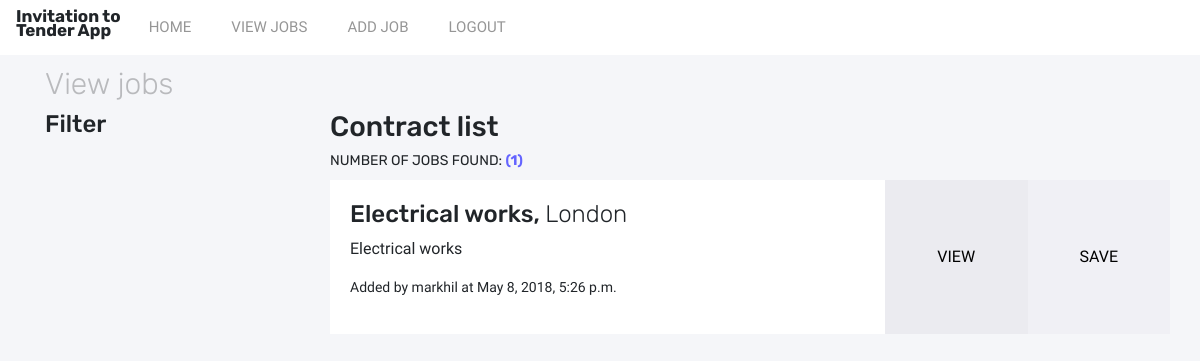
The page /prototype/view_jobs/ (signed in) on the database its author committed.
### prototype/models.py (models this page shows, shortened)
class Job(models.Model):
    name = models.CharField(max_length=200, help_text="Enter a job name")
    description = models.TextField(max_length=750, help_text="Enter job description", null=True, blank=True)
    value = models.IntegerField(null=True, blank=True, help_text="Enter job value")
    company = models.ForeignKey('Company', on_delete=models.SET_NULL, null=True)
    added = models.DateTimeField(auto_now_add=True)
    region = models.ForeignKey('Region', on_delete=models.SET_NULL, null=True)
    added_by = models.ForeignKey(settings.AUTH_USER_MODEL, on_delete=models.CASCADE, null=True)
    def get_absolute_url(self):
        return reverse('job_detail', args=[str(self.id)])

class Region(models.Model):
    name = models.CharField(max_length=100, help_text="Enter region")
    def __str__(self):
        return self.name

class CustomUser(AbstractUser):
    name = models.CharField(blank=True, max_length=255)
    first_name = models.CharField(max_length=100, blank=True)
    second_name = models.CharField(max_length=100, blank=True)
    company = models.ForeignKey('Company', on_delete=models.SET_NULL, null=True)
    def __str__(self):
        return self.username

### prototype/views.py (the view)
# urls.py: path('view_jobs/', views.ViewJobs.as_view(), name='view_jobs'),
class ViewJobs(LoginRequiredMixin, generic.ListView):
    login_url = '/prototype/login/'
    template_name = 'view_jobs.html'
    def get(self, request, *args, **kwargs):
        user = self.request.user.id
        job_list = Job.objects.exclude(added_by__exact=user)
        return render(request, self.template_name, {'job_list': job_list})

### prototype/templates/view_jobs.html
{% extends 'base.html' %}
{% block content %}
<div class="row">
  <div class="col">
    <h1 class="page-title">View jobs</h1>
  </div>
</div>
<div class="row">
  <div class="col-3">
    <h4>Filter</h4>
  </div>
  <div class="col-9">
    <h3>Contract list</h3>
    {% if job_list %}
      <h3 class="panel-title">Number of jobs found: <span class="db-counter">({{job_list|length}})</span></h3>
      {% for j in job_list %}
        <div class="job-list-panel">
          <div class="row" style="height: 100%;">
            <div class="col-sm-8">
              <div class="job-list-panel-details">
                <h4 class="job-title">{{j.name}}, <span class="job-title-region">{{j.region}}</span></h4>
                <p>{{j.description}}</p>
                <p class="job-list-panel-added-by">Added by {{j.added_by}} at {{j.added}}</p>
              </div>
            </div>
            <div class="col-sm view-job">
              <a href="{{j.get_absolute_url}}" class="job-detail-icon">View</a>
            </div>
            <div class="col-sm save-job">
              <a href="#" class="job-detail-icon">Save</a>
            </div>
          </div>
        </div>
      {% endfor %}
    {% else %}
    <p>No jobs found.</p>
    {% endif %}
  </div>
</div>
{% endblock %}

### prototype/static/css/base.css (style rules this page uses)
h1, h2, h3, h4, h5, h6 { font-family: 'Rubik'; }
p, a, ul, li { font-family: 'Libre Franklin'; }
body { background-color: rgb(245,246,249); }
h1.page-title { color: rgb(185,186,189); font-weight: 300; font-size: 30px; }
.db-counter { font-weight: 700; color: rgb(100,100,255); }
h3.panel-title { font-size: 14px; font-weight: 400; text-transform: uppercase; margin: 10px 0px; }
.job-list-panel { background-color: rgb(255,255,255); }
.view-job { position: relative; background-color: rgb(235,235,240); }
.save-job { background-color: rgb(240,240,245); position: relative; transition: background-color .25s; }
.job-detail-icon { position: absolute; top: 50%; left: 50%; transform: translate(-50%, -50%); text-transform: uppercase; color: rgb(0,0,0); }
.job-list-panel-details { padding: 20px; }
.job-list-panel-added-by { font-size: 14px; }
.job-title-region { font-weight: 300; }

### rows shown on the page
Job: name "Electrical works", region "London", description "Electrical works", added_by "markhil", added "May 8, 2018, 5:26 p.m."

### other values the page prints
{{ job_list|length }} "1"
